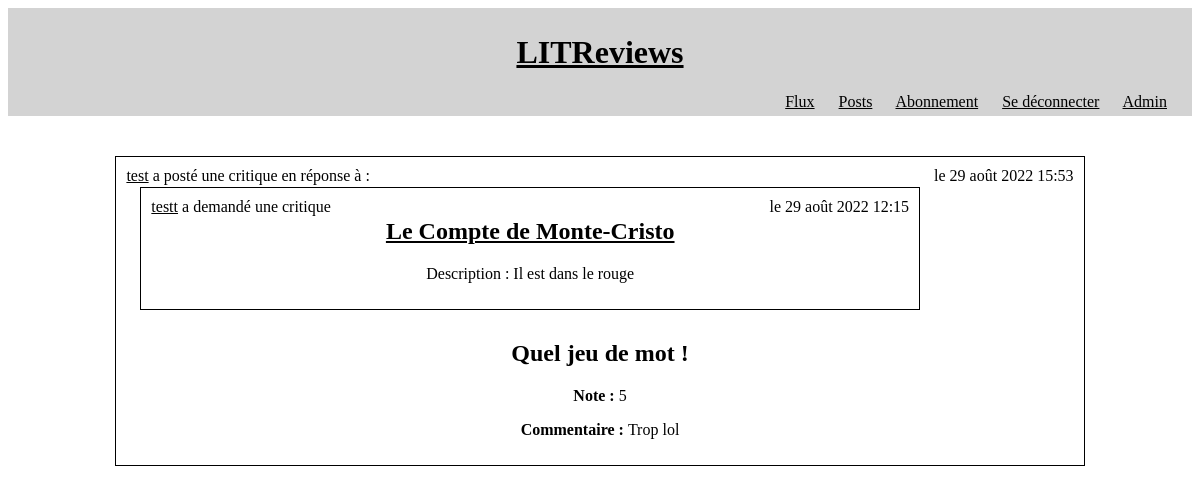
Page /reviews/9/ (signed in) on the committed database.
### reviews/models.py (models this page shows, shortened)
class Review(models.Model):
    rating_choices = [(0, 0), (1, 1), (2, 2), (3, 3), (4, 4), (5, 5)]
    ticket = models.ForeignKey(to=Ticket,
                               on_delete=models.CASCADE)
    headline = models.CharField(max_length=128,
                                verbose_name="Titre")
    rating = models.PositiveSmallIntegerField(
        verbose_name="Note",
        choices=rating_choices,
        default=rating_choices[3])
    body = models.CharField(max_length=8192,
                            blank=True,
                            verbose_name="Commentaire")
    user = models.ForeignKey(to=settings.AUTH_USER_MODEL,
                             on_delete=models.CASCADE)
    objects = models.Manager()
    time_created = models.DateTimeField(auto_now_add=True)

class Ticket(models.Model):
    title = models.CharField(verbose_name="Titre", max_length=128)
    description = models.CharField(max_length=2048)
    user = models.ForeignKey(to=settings.AUTH_USER_MODEL,
                             on_delete=models.CASCADE)
    image = models.ImageField(null=True,
                              blank=True)
    time_created = models.DateTimeField(auto_now_add=True)
    objects = models.Manager()

### authentication/models.py (models this page shows)
class User(AbstractUser):
    follows = models.ManyToManyField('self',
                                     through=UserFollows,
                                     through_fields=('user', 'followed_user'),
                                     )

### reviews/views.py (the view)
class ReviewDetail(LoginRequiredMixin, DetailView):
    model = Review
    template_name = 'reviews/review_detail.html'
    pk_url_kwarg = 'review_id'

### reviews/templates/reviews/review_detail.html
{% extends 'base.html' %}
  {% block content %}
    {% include 'reviews/partials/review-block.html' %}
  {% endblock content %}

### reviews/templates/reviews/partials/review-block.html (shortened to what this page needs)
<div class="block large">
  <div class="legend">
    {% if review.user == user %}
    Vous avez
    {% else %}
    <a href="{% url 'posts' review.user.id %}">{{ review.user.username }}</a> a
    {% endif %}
    posté une critique en réponse à :
</div>
{% include 'reviews/partials/ticket-block.html' with ticket=review.ticket condensed=True %}
<p class="floating">le {{ review.time_created }}</p>
        <h2>{{ review.headline }}</h2>
        <p><strong>Note : </strong>{{ review.rating }}</p>
        <p><strong>Commentaire : </strong>{{ review.body }}</p>
    {% if review.user == user %}
        {% url 'modify_review' review.ticket.id review.id as link %}
    {% endif %}
    </div>

### reviews/templates/reviews/partials/ticket-block.html (shortened to what this page needs)
<div class="block large">
    <div class="legend">
        {% if ticket.user == user %}
        Vous avez
        {% else %}
        <a href="{% url 'posts' ticket.user.id %}">{{ ticket.user.username }}</a> a
        {% endif %}
        demandé une critique
    </div>
    <p class="floating">le {{ ticket.time_created }}</p>
    <h2><a href="{% url 'ticket-detail' ticket.id %}">{{ ticket.title }}</a></h2>
    <p>Description : {{ ticket.description }}</p>
    {% if ticket.user == user %}
        {% url 'modify_ticket' ticket.id as link %}
    {% endif %}
</div>

### static/LITReview/styles.css (style rules this page uses)
* :visited, * :link { color: black; }
.block { min-width: 45%; display: inline-block; border: 1px solid black; padding: 10px; margin-top: 20px; margin-bottom: 10px; margin-left: 10px; margin-right: 10px; text-align: center; }
.large { min-width: 80%; text-align: center; }
.legend { position:absolute; }
.floating { float: right; margin: auto; }

### rows in the picture
Review: user.username "test", time_created "29 août 2022 15:53", headline "Quel jeu de mot !", rating "5", body "Trop lol"
Ticket: user.username "testt", time_created "29 août 2022 12:15", title "Le Compte de Monte-Cristo", description "Il est dans le rouge"
